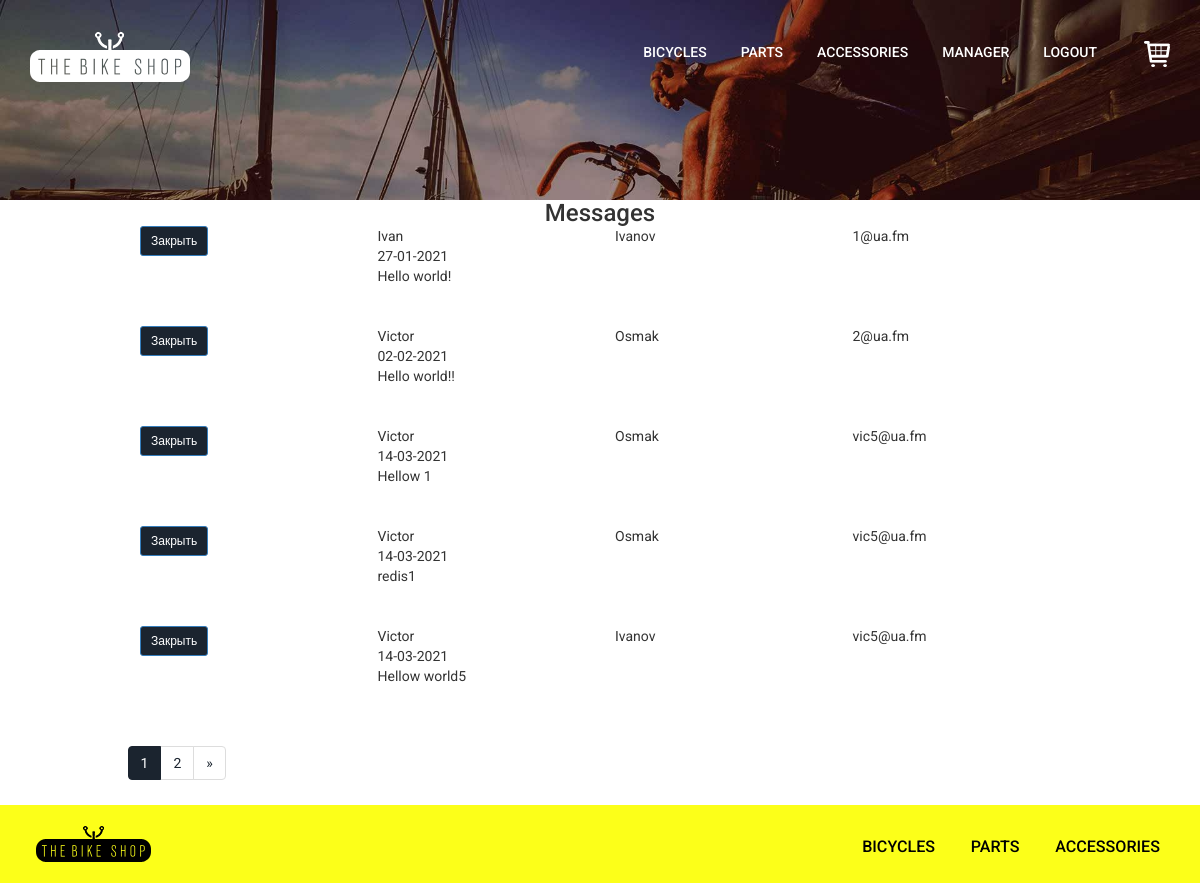
The app's page /messages/ (signed in), older data.
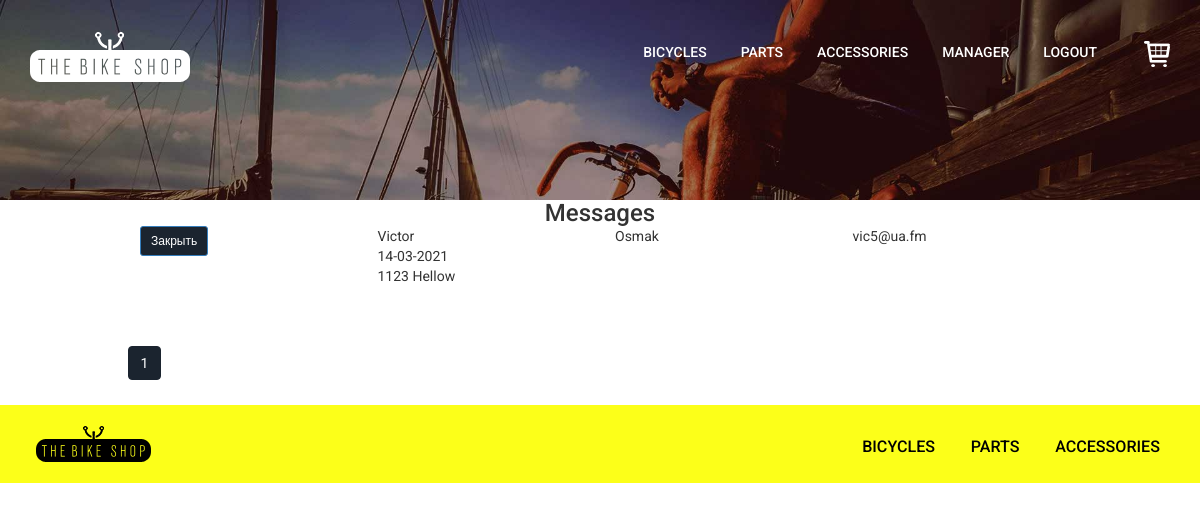
The same page, newer data.
### contact/models.py (models this page shows, shortened)
class UserMessages(models.Model):
    name = models.CharField(max_length=50)
    surname = models.CharField(max_length=50)
    user_email = models.EmailField()
    message = models.CharField(max_length=200)
    is_processed = models.BooleanField(default=False)
    send_date = models.DateField(auto_now_add=True)

### contact/views.py (the view)
# urls.py: path('', home, name='contact'),
@login_required(login_url='/login/')
@user_passes_test(is_member)
def home(request):
    messages = UserMessages.objects.filter(is_processed=False).order_by('send_date')
    paginator = Paginator(messages, 5)
    page = request.GET.get('page')
    messages = paginator.get_page(page)
    return render(request, 'messages.html', context={'items': messages})

### cart/context_processors.py (called while the page is built)
def cart(request):
    return {'cart':Cart(request)}

### cart/models.py (called while the page is built)
    def __len__(self):
        return sum(item['quantity'] for item in self.cart.values())

### contact/views.py (called while the page is built)
def is_member(user):
    return user.groups.filter(name='manager').exists() or \
           user.is_staff

### contact/templates/messages.html (shortened to what this page needs)
{% extends 'base.html' %}
{% block content %}
    {% include 'banner_small.html' %}
    <div class="container">
        <div class="section-title text-center">
            <h3>Messages</h3>
        </div>
        <div class="col-md-10 col-md-offset-1">
            {% for item in items %}
            <div class="row">
                <div class="col-md-3">
                    <a href='{% url "contact:update" pk=item.pk%}'>
                        <button type="button" class="btn btn-primary btn-sm">Закрыть</button>
                    </a>
                </div>
                <div class="col-md-3">{{ item.name }}</div>
                <div class="col-md-3">{{ item.surname }}</div>
                <div class="col-md-3">{{ item.user_email }}</div>
                <div class="col-md-3">{{ item.send_date|date:'d-m-Y' }}</div>
            </div>
            <div class="row">
                <div class="col-md-3"></div>
                <div class="col-md-9"><p>{{ item.message }}</p></div>
            </div>
            {% endfor %}
        </div>
    </div>
     <div id="navigation" class="container">
        <div class="row">
            <div class="col-md-10 col-md-offset-1">
                <nav aria-label="Page navigation example">
                    <ul class="pagination">
                        {% for page in items.paginator.page_range %}
                            {% if page == items.number %}
                                <li class="page-item active">
                                    <a class="page-link" href="#"> {{page}}
                                    </a>
                                </li>
                            {% else %}
                                <li class="page-item">
                                    <a class="page-link" href="?page={{page}}">
                                        {{page}}
                                    </a>
                                </li>
                            {% endif %}
                        {% endfor %}
                        {% if items.has_next %}
                            <li class="page-item">
                                <a class="page-link" href="?page={{ items.paginator.num_pages }}" aria-label="Next">
                                    <span aria-hidden="true">&raquo;</span>
                                </a>
                            </li>
                        {% endif %}
                    </ul>
                </nav>
            </div>
        </div>
    </div>
{% endblock %}

### templates/base.html (shortened to what this page needs)
{% load static %}
<!DOCTYPE html>
<html lang="en">
<head>
<link href='{% static "css/bootstrap.css" %}' rel='stylesheet' type='text/css' />
<link href='{% static "css/style.css" %}' rel="stylesheet" type="text/css" media="all" />
<link href='{% static "css/nav.css" %}' rel="stylesheet" type="text/css" media="all"/>
</head>
<body>
{% block content %}
{% endblock %}
<div class="footer">
	 <div class="container wrap">
		<div class="logo2">
			 <a href='{% url 'index' %}'><img src='{% static "images/logo2.png" %}' alt=""/></a>
		</div>
		<div class="ftr-menu">
			 <ul>
				 <li><a href={% url 'bicycles:bicycles' %}>BICYCLES</a></li>
				 <li><a href="parts.html">PARTS</a></li>
				 <li><a href="accessories.html">ACCESSORIES</a></li>
			 </ul>
		</div>
		<div class="clearfix"></div>
	 </div>
</div>
</body>
</html>

### templates/banner_small.html
<section id="banner_small">
    <div class="banner-bg banner-sec">
        {% block banner %}
            {% include 'container.html' %}
        {% endblock %}
    </div>
</section>

### templates/container.html (shortened to what this page needs)
{% load static %}
<section id="container" class="container">
        <div class="header">
            <div class="logo">
                <a href="{% url 'index' %}"><img src={% static "images/logo.png" %} alt=""/></a>
            </div>
            <div class="top-nav">
                <ul class="nav">
                    <li class="dropdown1"><a href="{% url 'bicycles:bicycles' %}">BICYCLES</a>
                    </li>
                    <li class="dropdown1"><a href="404.html">PARTS</a>
                    </li>
                    <li class="dropdown1"><a href="404.html">ACCESSORIES</a>
                    </li>
                    {% if 'manager' in user.groups.all.0.name or user.is_staff %}
                    <li class="dropdown1"><a>MANAGER</a>
                    </li>
                    {% endif %}
                    {% if 'manager' in user.groups.all.0.name or user.is_staff %}
                    <li class="dropdown1"><a href="{% url 'logout' %}">LOGOUT</a>
                    </li>
                    {% endif %}
                        <a class="shop" href="{% url 'cart:cart_detail' %}">
                            <img src={% static "images/cart.png" %} alt=""/>
                        </a>
                </ul>
            </div>
            <div class="clearfix"></div>
        </div>
</section>

### static/css/style.css (style rules this page uses)
body { margin:0; padding:0; background:#fff; font-family: 'Roboto', sans-serif; }
body a { transition:0.5s all; -webkit-transition:0.5s all; -moz-transition:0.5s all; -o-transition:0.5s all; -ms-transition:0.5s all; }
h1,h2,h3,h4,h5,h6 { margin:0; }
p { margin:0; }
ul { margin:0; padding:0; }
a.shop { display:inline-block; float:left; margin:9px 0 0 30px; }
.banner-bg { position:relative; }
.header { margin-top:2.3em; }
.logo { float:left; }
.logo a { display: inline-block; }
.top-nav { float:right; margin-top: 0px; }
.footer { background:#fcff19; padding:1.5em; }
.logo2 { float:left; }
.ftr-menu { float:right; }
.ftr-menu ul li { display:inline-block; margin-top:10px; }
.ftr-menu ul li a { display:block; text-decoration:none; font-size:1.15em; font-weight:500; color:#000; padding:0 1em; }
.banner-sec { background:url(../images/bg.jpg) no-repeat; background-size:cover; min-height:200px; }
@media (max-width: 1366px) { .top-nav { margin-top: 0; } }

### static/css/nav.css (style rules this page uses)
.nav { position: relative; margin: 0px 0 0 0; }
ul.nav { padding:0; list-style:none; }
li.dropdown1 { border-top-left-radius: 13px; border-top-right-radius: 13px; }
.nav > li { display: inline-block; float: left; background: none; }
.nav > li:nth-child(5) { background:none; }
.nav > li > a { padding: 0.5em 1em 1em 1em; display: block; color: #fff; margin: 0; font-size: 15px; font-weight:500; text-transform: uppercase; border: none; letter-spacing: 1px; border-style: solid; border-color: rgba(255, 255, 255, 0); background: none; border-top-left-radius: 13px; border-top-right-radius: 13px; }
.nav > li:nth-child(1) > a,.nav > li:nth-child(5) > a,.nav > li:nth-child(6) > a, .nav > li:nth-child(7) > a { background:none; }
.nav > li > ul li ul, .nav li >ul li, .nav > li > .fulldrop, .nav > li > .coldrop, .nav > li > ul, .nav > li { transition: all 0.3s ease-in-out; -moz-transition: all 0.3s ease-in-out; -webkit-transition: all 0.3s ease-in-out; -o-transition: all 0.3s ease-in-outs; }
@media (max-width: 1280px) { .nav > li > a { font-size: 1em; letter-spacing: 0; } }

Row changes from the older to the newer data that the page shows:
removed UserMessages: name "Ivan", surname "Ivanov", user_email "1@ua.fm", send_date "27-01-2021", message "Hello world!"
removed UserMessages: name "Victor", surname "Osmak", user_email "2@ua.fm", send_date "02-02-2021", message "Hello world!!"
removed UserMessages: name "Victor", surname "Osmak", user_email "vic5@ua.fm", send_date "14-03-2021", message "Hellow 1"
removed UserMessages: name "Victor", surname "Osmak", user_email "vic5@ua.fm", send_date "14-03-2021", message "redis1"
removed UserMessages: name "Victor", surname "Ivanov", user_email "vic5@ua.fm", send_date "14-03-2021", message "Hellow world5"
now on this page (row unchanged): UserMessages: name "Victor", surname "Osmak", user_email "vic5@ua.fm", send_date "14-03-2021", message "1123 Hellow"
Text that changed along with them:
list line gone: "2"
